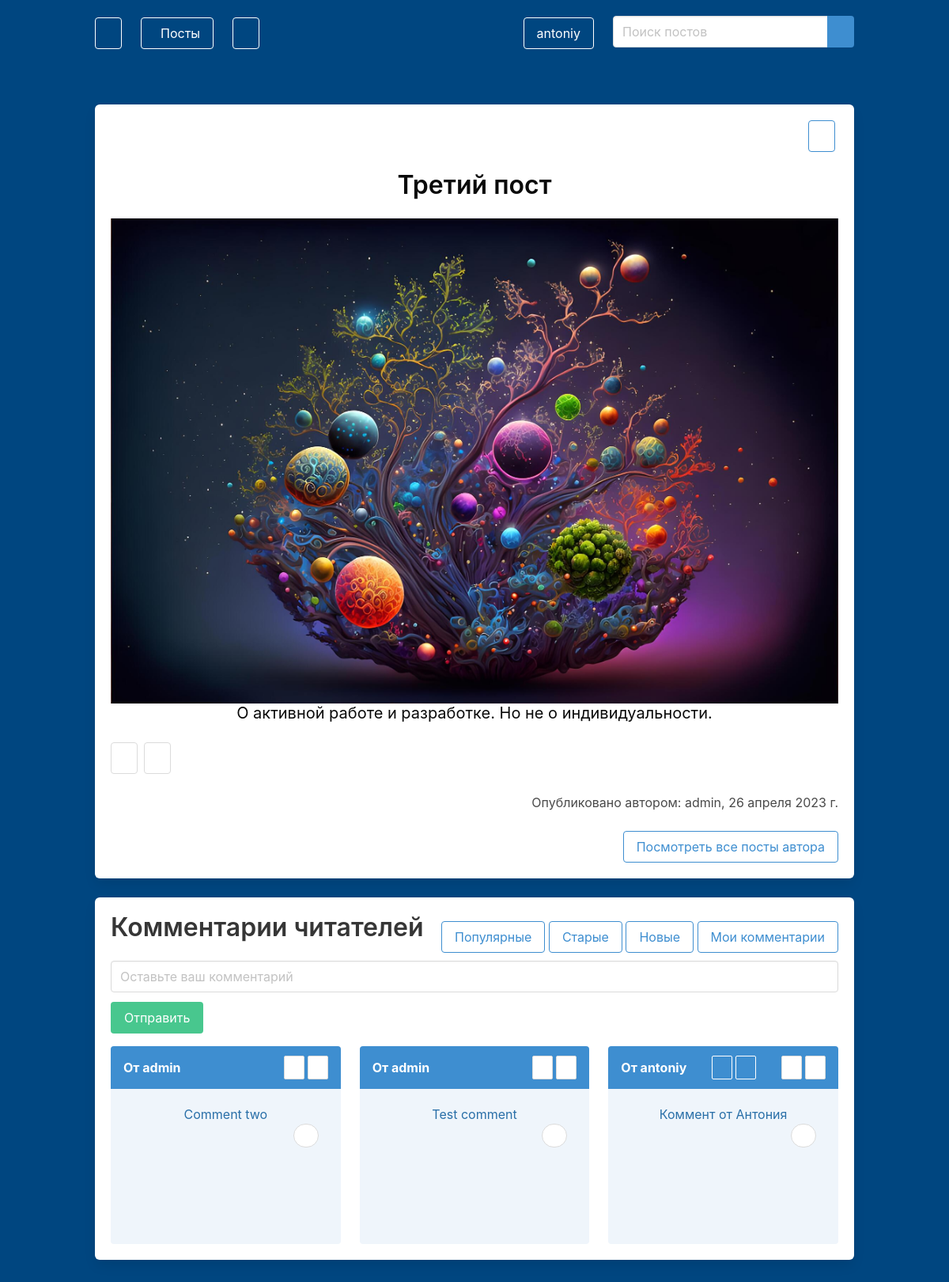
The page /blog/post/Третий пост18/?page=1 (signed in) on the database its author committed.
### blog/models.py (models this page shows, shortened)
class Post(models.Model):
    title = models.CharField(max_length=255)
    text = models.TextField()
    slug = models.SlugField(unique=True)
    date = models.DateField(auto_now=True)
    author = models.ForeignKey(User, on_delete=models.CASCADE)
    image = models.ImageField(default='image.jpg', blank=True)
    likes = models.ManyToManyField(User, related_name='likes', blank=True)
    dislikes = models.ManyToManyField(User, related_name='dislikes', blank=True)
    views = models.ManyToManyField(User, related_name='views', blank=True)
    saved = models.ManyToManyField(User, related_name='saved', blank=True)
    favorite = models.ManyToManyField(User, related_name='favorite', blank=True)
    comments_allowed = models.BooleanField(default=True)
    def __str__(self):
        return self.title

class Comment(models.Model):
    post = models.ForeignKey('blog.Post', on_delete=models.CASCADE)
    user = models.ForeignKey(User, on_delete=models.CASCADE)
    text = models.TextField()
    date = models.DateTimeField(auto_now_add=True)
    comment_likes = models.ManyToManyField(User, related_name='comment_likes')
    comment_dislikes = models.ManyToManyField(User, related_name='comment_dislikes')
    parent = models.ForeignKey('self', null=True, blank=True, on_delete=models.CASCADE, related_name='children')
    reply_to = models.ForeignKey('self', null=True, blank=True, on_delete=models.SET_NULL, related_name='reply')

### blog/views.py (the view)
# urls.py: path('post/<slug>/', views.post, name='post'),
@login_required(login_url='/users/log_in')
def post(request, slug):
    post_detail = Post.objects.get(slug=slug)
    form = CommentForm(request.POST or None)
    action = request.GET.get('action')
    query = request.GET.get('filter')
    comments = post_detail.comment_set.filter(parent=None)
    comments = filter_comments(query, comments, request) if query else comments
    pages = Paginator(comments, 3)
    page = request.GET.get('page')
    comments = pages.get_page(page)
    comment_pages = comments.paginator.get_elided_page_range(comments.number)
    if action:
        add_saved(action, request)
        return redirect('blog:post', slug=slug)
    if request.user not in post_detail.views.all():
        post_detail.views.add(request.user)
    if form.is_valid():
        instance = form.save(commit=False)
        instance.user = request.user
        instance.post = post_detail
        instance.save()
        return redirect('blog:post', slug=slug)
    return render(request, 'post.html', {'post': post_detail, 'form': form, 'comment_pages': comment_pages, 'comments': comments, 'page':page, 'query': query})

### blog/forms.py
class CommentForm(forms.ModelForm):
    text = forms.CharField(widget=forms.TextInput(attrs={
        'class': 'input', 'placeholder': "Оставьте ваш комментарий"
    }))
    class Meta:
        model = Comment
        fields = ['text', ]

### blog/templates/post.html (shortened to what this page needs)
{% extends 'base_layout.html' %}
{% load static from static %}
{% block content %}
    <div class="container">
        <div class="box has-text-centered" style="min-width: 100%">
            <div class="buttons is-right">
                <a href="{% url 'blog:post' post.slug %}?action=saved&pk={{post.pk}} " class="button is-info is-outlined">
                </a>
            </div>
            <div class="title has-text-black">
                {{ post }}
            </div>
            {% if post.image %}
                <img src="{{ post.image.url }}" alt="" class="image is-centered post-image is-fullwidth">
            {% else %}
                <img src="{% static 'images/image.jpg' %}" alt="" class="image is-centered post-image">
            {% endif %}
            <div class="subtitle has-text-black">
                {{ post.text }}
            </div>
            <div class="buttons">
                <a class="button {% if user in post.likes.all %} is-success {% endif %}"
                href="{% url 'blog:like' post.slug %}">
                </a>
                <a class="button {% if user in post.dislikes.all %} is-danger {% endif %}"
                href="{% url 'blog:dislike' post.slug %}">
                </a>
            </div>
            {% if user == post.author %}
                <div class="subtitle has-text-right">Опубликовано вами, {{ post.date }}</div>
            {% else %}
                <div class="subtile has-text-right">Опубликовано автором: {{ post.author }}, {{ post.date }}
                    <br><br>
                    <a href="{% url 'blog:home' %}?filter=author_post&user={{post.author.pk}}"
                    class="button is-info is-outlined">Посмотреть все посты автора</a>
                </div>
            {% endif %}
        </div>
        {% if post.comments_allowed %}
        <div class="box">
            {% if post.comment_set %}
            <div class="is-flex is-align-items-center is-justify-content-space-between">
                {% if post.comment_set.all %}
                <div class="title">Комментарии читателей</div>
                {% else %}
                <div class="title">Пока нет комментариев</div>
                {% endif %}
                <div>
                    <a class="button is-info is-outlined" href="{% url 'blog:post' post.slug %}?filter=comment_popular">Популярные</a>
                    <a class="button is-info is-outlined" href="{% url 'blog:post' post.slug %}?filter=comment_old">Старые</a>
                    <a class="button is-info is-outlined" href="{% url 'blog:post' post.slug %}?filter=comment_new">Новые</a>
                    <a class="button is-info is-outlined" href="{% url 'blog:post' post.slug %}?filter=comment_main">Мои комментарии</a>
                </div>
            </div>
            {% else %}
                <div class="title">Пока нет комментариев</div>
            {% endif %}
            <form method="post">
                {% for field in form %}
                    {{field}}
                {% endfor %}
                <button class="button is-success mt-3">
                    Отправить
                </button>
            </form>
            <div class="columns is-centered is-multiline">
                {% for comment in comments %}
                    <div class="column is-4">
                        <div class="message is-info">
                            <div class="message-header">
                                От {{ comment.user }}
                                {% if request.user == comment.user %}
                                    <div class="buttons m-0 is-right">
                                        <a class="button m-0 ml-1 is-small is-info is-outlined is-inverted"
                                           href="{% url 'blog:comment_delete' comment.pk %}">
                                        </a>
                                        <a class="button m-0 ml-1 is-small is-info is-outlined is-inverted"
                                           href="{% url 'blog:comment_edit' comment.pk %}">
                                        </a>
                                    </div>
                                    {% endif %}
                                    <div class="buttons m-0">
                                        <a
                                        class="button is-small m-0 ml-1 {% if user in comment.comment_likes.all %} is-success {% endif %}"
                                        href="{% url 'blog:comment_like' pk=comment.pk %}">
                                        </a>
                                        <a
                                        class="button is-small m-0 ml-1 {% if user in comment.comment_dislikes.all %} is-danger {% endif %}"
                                        href="{% url 'blog:comment_dislike' pk=comment.pk %}">
                                        </a>
                                    </div>
                            </div>
                            <div class="message-body has-text-centered">
                                {{ comment.text }}
                                <div class="buttons is-right">
                                    <a href="{% url 'blog:reply' comment.pk %}"
                                        class="button is-rounded is-small replay-button"
                                        onclick="toggleReplay(this.dataset.pk)">
                                    </a>
                                </div>
                            </div>
                        </div>
                    </div>
                {% endfor %}
            </div>
        </div>
        {% endif %}
    </div>
{% endblock %}

### blog/templates/base_layout.html (shortened to what this page needs)
{% load static from static %}
<html lang="en">
<head>
    <link rel="stylesheet" href="{% static 'bulma.css' %}">
    <link rel="stylesheet" href="{% static 'style.css' %}">
</head>
<body>
<section class="hero is-fullheight" style="background-color: rgb(0, 70, 128);">
    {% if user.is_authenticated %}
        <div class="hero-head">
            <nav class="navbar">
                <div class="container">
                    <div id="navbarMenuHeroA" class="navbar-menu">
                        <div class="navbar-start">
                            <div class="navbar-brand">
                                <a href="{% url 'blog:home' %}" class="navbar-item">
                                    <button class="button is-info is-outlined is-inverted">
                                    </button>
                                </a>
                            </div>
                            <div class="navbar-item">
                                <div class="dropdown is-hoverable">
                                    <div class="dropdown-trigger">
                                        <button class="button is-info is-outlined is-inverted">
                                            Посты
                                        </button>
                                    </div>
                                </div>
                            </div>
                            <div class="navbar-item">
                                <div class="dropdown is-hoverable">
                                    <div class="dropdown-trigger">
                                        <button class="button is-info is-outlined is-inverted">
                                        </button>
                                    </div>
                                </div>
                            </div>
                        </div>
                        <div class="navbar-end">
                            <span class="navbar-item">
                                <div class="dropdown is-hoverable">
                                <div class="dropdown-trigger">
                                    <button class="button is-info is-outlined is-inverted" aria-haspopup="true" aria-controls="dropdown-menu">
                                        {{ request.user }}
                                    </button>
                                </div>
                            </div>
                            </span>
                            <span class="navbar-item mt-3">
                                <form class="field has-addons" method="get">
                                        <div class="control">
                                            <input class="input" type="text" name="search" placeholder="Поиск постов">
                                        </div>
                                        <div class="control">
                                            <a class="button is-info">
                                            </a>
                                        </div>
                                </form>
                            </span>
                        </div>
                    </div>
                </div>
            </nav>
        </div>
    {% elif request.path == '/blog/home/' %}
        <div class="has-text-right p-2">
            <a href="{% url 'users:log_in' %}" class="button is-info is-outlined in-inverted">
                Войти
            </a>
        </div>
    {% endif %}
    <div class="hero-body">
        {% block content %}
        {% endblock %}
    </div>
</section>
</body>
</html>

### static/style.css (style rules this page uses)
input:not([type=checkbox]) { width: 100%; }
.message { min-height: 250px; cursor: pointer; }

### rows shown on the page
Post: title "Третий пост", image (picture), text "О активной работе и разработке. Но не о индивидуальности.", author "admin", date "26 апреля 2023 г."
Comment: user "admin", text "Comment two"
Comment: user "admin", text "Test comment"
Comment: user "antoniy", text "Коммент от Антония"

### other values the page prints
{{ request.user }} "antoniy"
